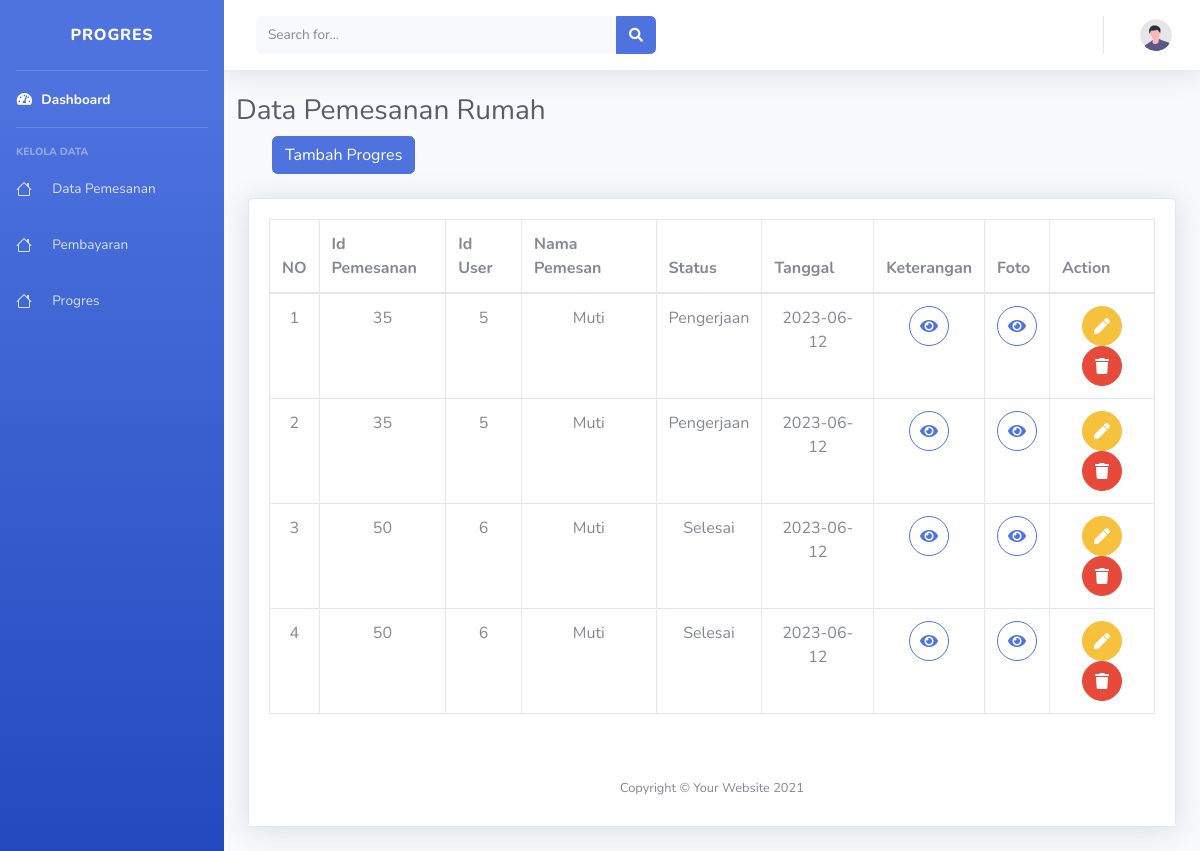
Page /admin/progres.php on the earlier database version.
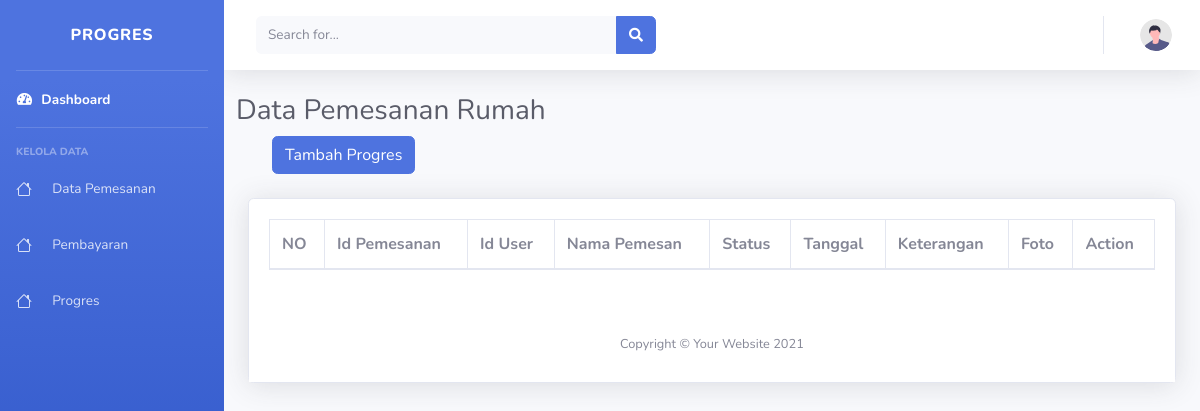
Same page on the later database version.
### tables this page shows
CREATE TABLE `proggres` (
  `id` int(2) NOT NULL,
  `id_pemesanan` int(2) NOT NULL,
  `id_user` int(2) NOT NULL,
  `status` enum('Pengerjaan','Selesai','','') NOT NULL,
  `keterangan` text NOT NULL,
  `foto` text NOT NULL,
  `tanggal` date NOT NULL DEFAULT current_timestamp()
);

CREATE TABLE `pemesanan_rumah` (
  `id_pemesanan_rumah` int(11) NOT NULL,
  `nama_pemesan` varchar(100) NOT NULL,
  `alamat` varchar(100) NOT NULL,
  `no_telp_pemesan` varchar(15) NOT NULL,
  `id_cluster` int(11) NOT NULL,
  `tgl_pemesanan` date NOT NULL,
  `fotocopy_ktp` varchar(100) NOT NULL,
  `jenis_pembayaran` varchar(100) NOT NULL,
  `jml_cicilan_dp` int(100) NOT NULL,
  `jml_cicilan_inhouse` int(100) NOT NULL,
  `id_user` int(11) NOT NULL
);

### admin/progres.php (the view, shortened to what the changed rows need)
<?php
require('../koneksi.php');
$userName = $_SESSION['name']; ?>
<!DOCTYPE html>
<html lang="en">
<head>
  <link href="vendor/fontawesome-free/css/all.min.css" rel="stylesheet" type="text/css">
  <link href="css/sb-admin-2.min.css" rel="stylesheet">
  <link href="vendor/datatables/dataTables.bootstrap4.min.css" rel="stylesheet">
</head>
<body id="page-top">
  <div id="wrapper">
    <div id="content-wrapper" class="d-flex flex-column">
      <div id="content">
        <div class="container-fluid">
                <div class="row">
                  <h1 class="h3 mb-2 text-gray-800">Data Pemesanan Rumah</h1>
                </div>
                <div class="card shadow mb-4 mt-4">
                  <div class="card-body">
                    <div class="table-responsive">
                      <table class="table table-bordered" id="dataTable" width="100%" cellspacing="0">
                        <thead>
                          <tr>
                            <th>NO</th>
                            <th>Id Pemesanan</th>
                            <th>Id User</th>
                            <th>Nama Pemesan</th>
                            <th>Status</th>
                            <th>Tanggal</th>
                            <th>Keterangan</th>
                            <th>Foto</th>
                            <th>Action</th>
                          </tr>
                        </thead>
                        <tbody>
                          <?php
                          $query_mysql2 = mysqli_query($koneksi, "SELECT pemesanan_rumah.nama_pemesan, proggres.id_user, proggres.tanggal, proggres.id, proggres.id_pemesanan, proggres.status, proggres.keterangan, proggres.foto FROM proggres INNER JOIN pemesanan_rumah ON pemesanan_rumah.id_pemesanan_rumah=proggres.id_pemesanan");
                          $no = 1;
                          while ($item = mysqli_fetch_array($query_mysql2)) {
                          ?>
                            <tr class="text-center">
                              <td><?php echo $no++ ?></td>
                              <td><?php echo $item['id_pemesanan']; ?></td>
                              <td><?php echo $item['id_user']; ?></td>
                              <td><?php echo $item['nama_pemesan']; ?></td>
                              <td><?php echo $item['status']; ?></td>
                              <td><?php echo $item['tanggal']; ?></td>
                              <td>
                                <div class="align-items-center">
                                  <button data-modal-target="#modal-keterangan<?php echo $item['id'] ?>" class="btn btn-outline-primary btn-circle"><i class="fa fa-eye"></i></button>
                                </div>
                              </td>
                              <td>
                                <div class="align-items-center">
                                  <button data-modal-target="#modal-foto<?php echo $item['id'] ?>" class="btn btn-outline-primary btn-circle"><i class="fa fa-eye"></i></button>
                                </div>
                              </td>
                              <td>
                                <div class="align-items-center">
                                <button data-modal-target="#modal-edit<?php echo $item['id']?>" class="btn btn-warning btn-circle"><i class="fa fa-pen"></i></button>
                                <button data-modal-target="#modal-delete<?php echo $item['id']?>" class="btn btn-danger btn-circle"><i class="fa fa-trash"></i></button>
                              </div>
              </td>
                    </div>
                  </div>
                </div>
              </div>
                </div>
            <?php
          }
          ?>
          </tbody>
        </table>
      </div>
        </div>
        <footer class="sticky-footer bg-white">
          <div class="container my-auto">
          </div>
        </footer>
      </div>
    </div>
</body>
</html>

Differences in the rows shown:
removed proggres: id_pemesanan "35", id_user "5", id_pemesanan.nama_pemesan "Muti", status "Pengerjaan", tanggal "2023-06-12"
removed proggres: id_pemesanan "35", id_user "5", id_pemesanan.nama_pemesan "Muti", status "Pengerjaan", tanggal "2023-06-12"
removed proggres: id_pemesanan "50", id_user "6", id_pemesanan.nama_pemesan "Muti", status "Selesai", tanggal "2023-06-12"
removed proggres: id_pemesanan "50", id_user "6", id_pemesanan.nama_pemesan "Muti", status "Selesai", tanggal "2023-06-12"
